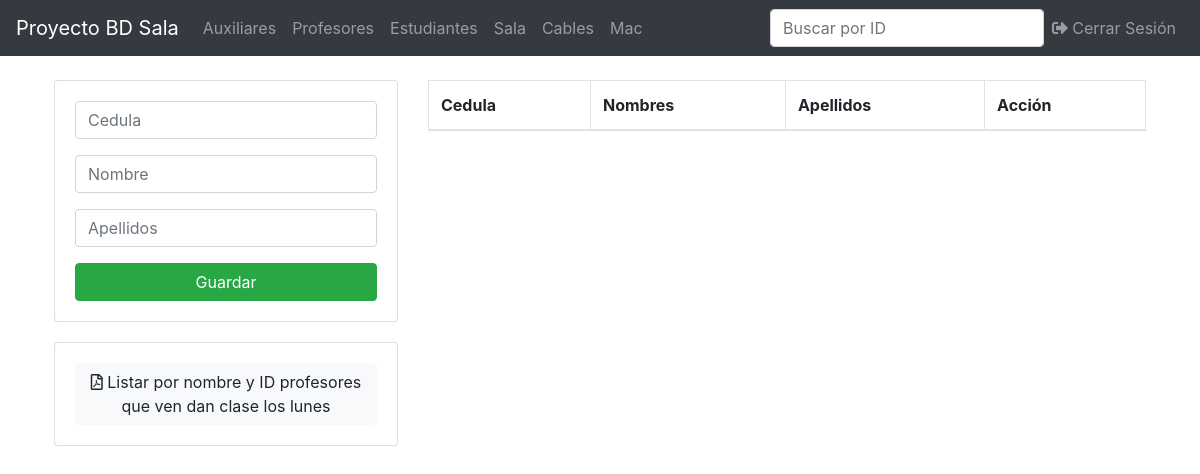
The page /profesor.php (signed in) on the database as committed earlier.
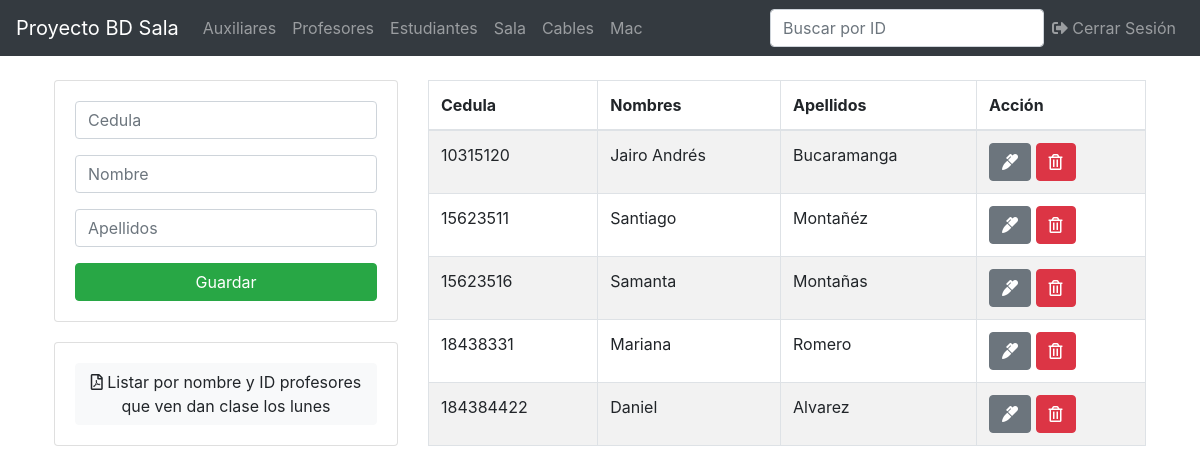
The same page on the database as committed later.
### tables this page shows
CREATE TABLE `profesor` (
  `cedula` varchar(30) NOT NULL
);

CREATE TABLE `persona` (
  `cedula` varchar(30) NOT NULL,
  `nombres` varchar(100) NOT NULL,
  `apellidos` varchar(100) NOT NULL
);

### profesor.php (the view, shortened to what this page needs)
<?php
include('ProyectoBasesDeDatos/db.php');
include('ProyectoBasesDeDatos/includes/header.php');
?>
<main class="container p-4">
  <div class="row">
    <div class="col-md-4">
      <div class="card card-body">
        <form action="/ProyectoBasesDeDatos/save.php" method="POST">
          <div class="form-group">
            <input type="text" name="cedula" class="form-control" placeholder="Cedula"  pattern="[0-9]+"autofocus required title="La cedula solo puede contener numeros">
          </div>
          <div class="form-group">
            <input type="text" name="nombre" class="form-control" placeholder="Nombre"  pattern="[a-zA-ZñÑáéíóúÁÉÍÓÚ\s]+"autofocus required title="El nombre solo puede contener letras">
          </div>
          <div class="form-group">
            <input type="text" name="apellidos" class="form-control" placeholder="Apellidos"  pattern="[a-zA-ZñÑáéíóúÁÉÍÓÚ\s]+"autofocus required title="El apellidos solo puede contener letras">
          </div>
          <input type="submit" name="save_profesor" class="btn btn-success btn-block" value="Guardar">
        </form>
      </div>
      <div class="card card-body" style="margin-top: 20px">
          <a href="/ProyectoBasesDeDatos/pdf/reporte_profesores.php?" class="btn btn-light">
            <i class="far fa-file-pdf"></i>
            Listar por nombre y ID profesores que ven dan clase los lunes
          </a>
        </div>
      </div>
    <div class="col-md-8">
      <table class="table table-bordered table-striped" id="myTable">
        <thead>
          <tr>
            <th>Cedula</th>
            <th>Nombres</th>
            <th>Apellidos</th>
            <th>Acción</th>
          </tr>
        </thead>
        <tbody>
          <?php
          $query = "SELECT * FROM profesor pro, persona per WHERE pro.cedula=per.cedula";
          $result_profesores = mysqli_query($conn, $query);
          while($row = mysqli_fetch_assoc($result_profesores)) { ?>
          <tr>
            <td><?php echo $row['cedula']; ?></td>
            <td><?php echo $row['nombres']; ?></td>
            <td><?php echo $row['apellidos']; ?></td>
            <td>
              <a href="/ProyectoBasesDeDatos/edit.php?cedula=<?php echo $row['cedula']?>& entidad=<?php echo 'profesor'?>" class="btn btn-secondary">
                <i class="fas fa-marker"></i>
              </a>
              <a href="/ProyectoBasesDeDatos/delete.php?cedula=<?php echo $row['cedula'] ?>& entidad=<?php echo 'profesor'?>" class="btn btn-danger">
                <i class="far fa-trash-alt"></i>
              </a>
            </td>
          </tr>
          <?php } ?>
        </tbody>
      </table>
    </div>
  </div>
</main>
<?php include('includes/footer.php'); ?>

Rows that differ between the two databases and show on the page:
added profesor: cedula.cedula "10315120", cedula.nombres "Jairo Andrés", cedula.apellidos "Bucaramanga"
added profesor: cedula.cedula "15623511", cedula.nombres "Santiago", cedula.apellidos "Montañéz"
added profesor: cedula.cedula "15623516", cedula.nombres "Samanta", cedula.apellidos "Montañas"
added profesor: cedula.cedula "18438331", cedula.nombres "Mariana", cedula.apellidos "Romero"
added profesor: cedula.cedula "184384422", cedula.nombres "Daniel", cedula.apellidos "Alvarez"
